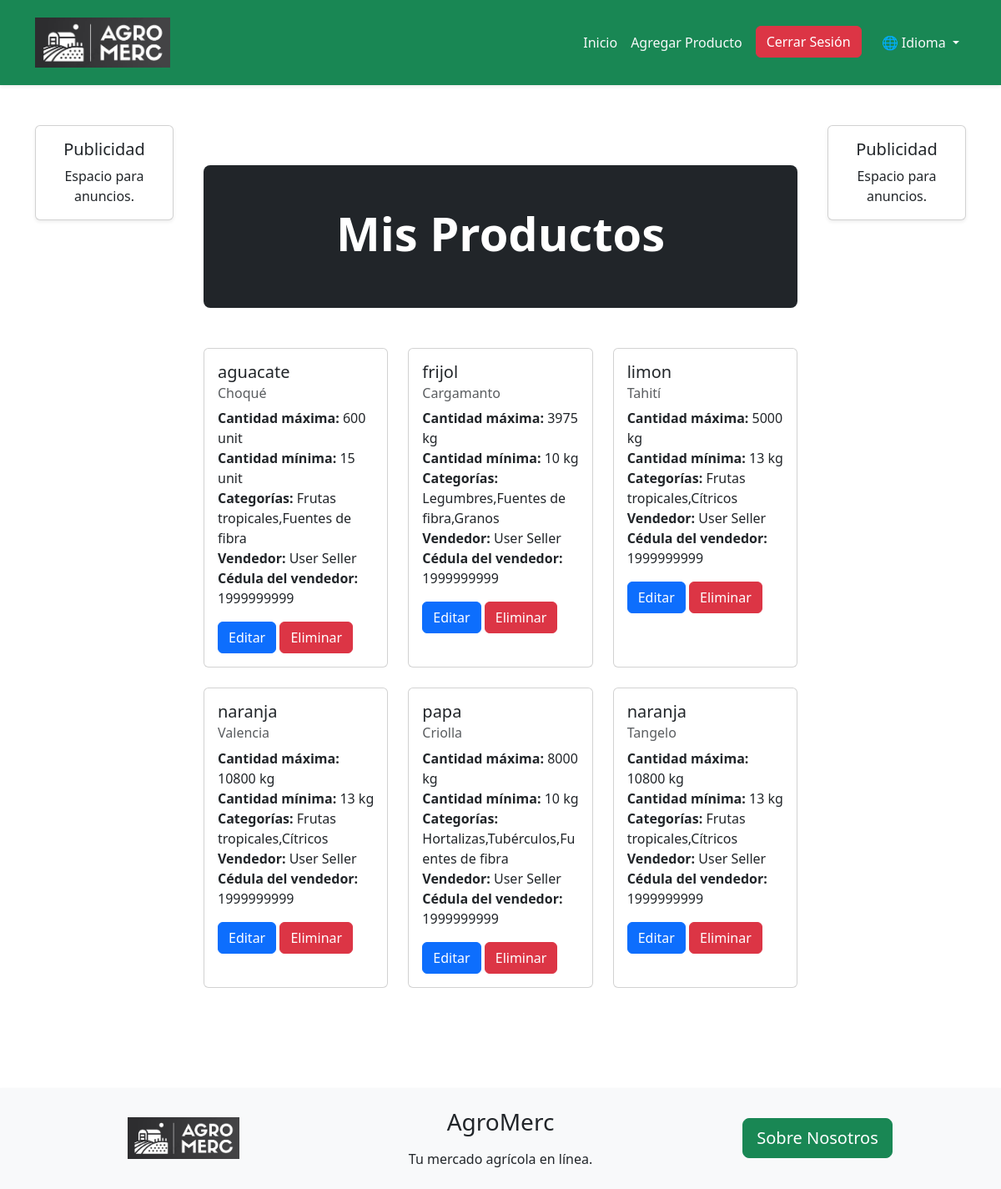
/myProducts/ (signed in), run on an earlier commit of the app's database.
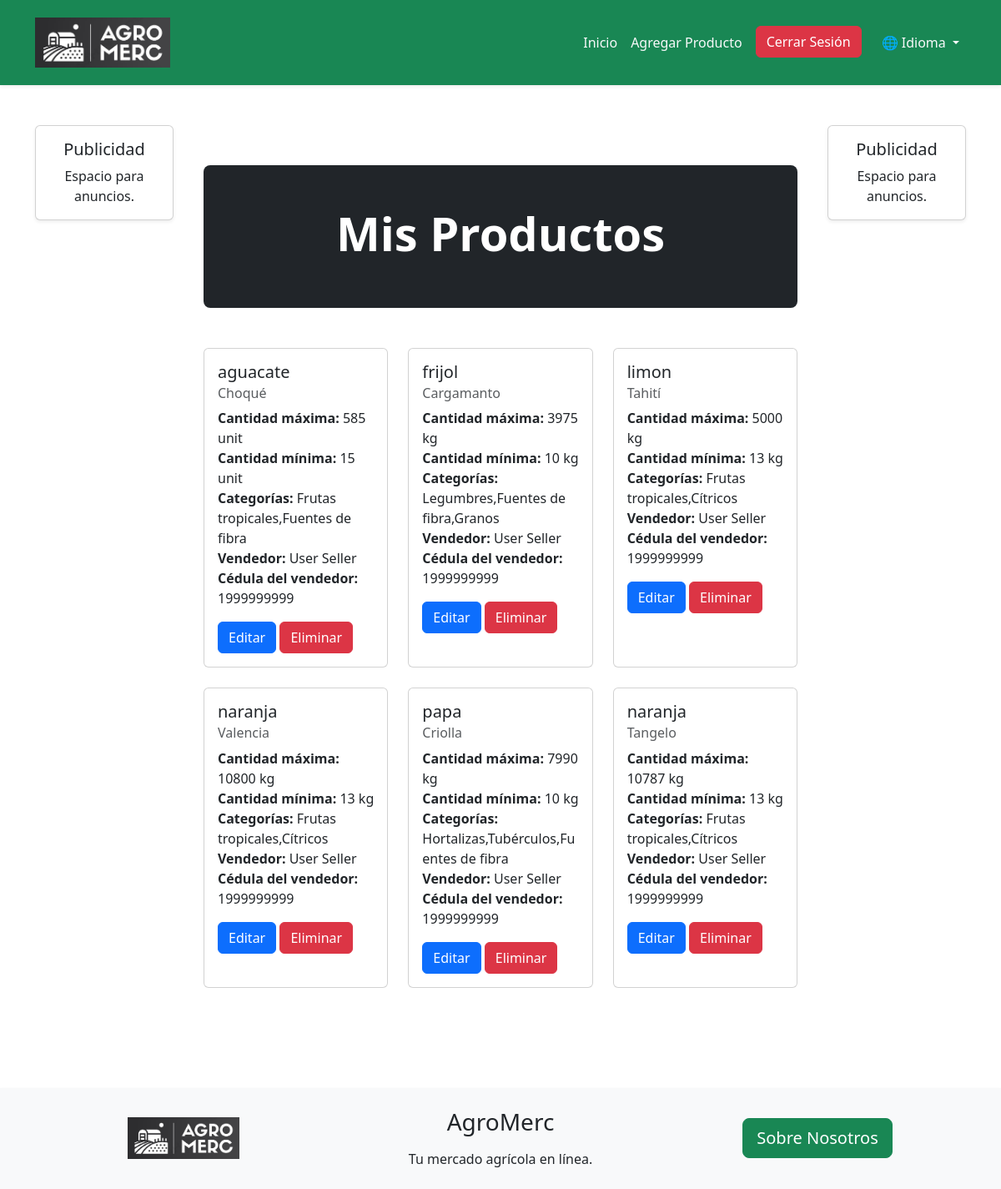
And on a later commit of the database.
### AgroMercApp/models.py (models this page shows, shortened)
class ProductModel(models.Model):
    PRODUCTS_NAME_CHOICES = [
        ('aguacate', 'Aguacate'),
        ('banana', 'Banano'),
        ('brocoli', 'Brócoli'),
        ('cafe', 'Café'),
        ('cebolla_cabezona', 'Cebolla Cabezona'),
        ('cebolla_larga', 'Cebolla Larga'),
        ('coliflor', 'Coliflor'),
        ('frijol', 'Frijol'),
        ('guayaba', 'Guayaba'),
        ('lechuga', 'Lechuga'),
        ('limon', 'Limón'),
        ('lulo', 'Lulo'),
        ('maiz', 'Maíz'),
        ('mango', 'Mango'),
        ('maracuya', 'Maracuyá'),
        ('naranja', 'Naranja'),
        ('papa', 'Papa'),
        ('papaya', 'Papaya'),
        ('platano', 'Platano'),
        ('piña', 'Piña'),
        ('sandia', 'Sandía'),
        ('tomate', 'Tomate'),
        ('yuca', 'Yuca'),
        ('zanahoria', 'Zanahoria')
    ]
    UNITS_CHOICES = (
        ('kg', 'Kilogramos'),
        ('lb', 'Libras'),
        ('unit', 'Unidades'),
    )
    productName = models.CharField(max_length=30,choices=PRODUCTS_NAME_CHOICES, verbose_name='Nombre del Producto')
    specificName = models.CharField(max_length=100, verbose_name='Nombre Específico')
    maxQuantity = models.IntegerField(verbose_name='Cantidad Máxima')
    minQuantity = models.IntegerField(verbose_name='Cantidad Mínima')
    unit = models.CharField(max_length=10, choices=UNITS_CHOICES, verbose_name='Unidad de Medida')
    seller = models.ForeignKey(settings.AUTH_USER_MODEL, on_delete=models.CASCADE,verbose_name='Vendedor')
    sellerId = models.CharField(max_length=10,verbose_name='Cedula del Vendedor')
    categories = models.CharField(max_length=100, verbose_name='Categorías')
    pricePeerUnit = models.DecimalField(max_digits=10, decimal_places=2, verbose_name='Precio por Unidad',default=1000)

class UserModel(AbstractUser):
    USER_TYPE_CHOICES = (
        ('buyer', 'Comprador'),
        ('seller', 'Vendedor'),
    )
    fullname = models.CharField(max_length=100, verbose_name='Nombres Completos')
    fullLastName = models.CharField(max_length=100, verbose_name='Apellidos Completos')
    idNumber = models.CharField(max_length=20, verbose_name='Número de Cédula')
    phoneNumber = models.CharField(max_length=12, verbose_name='Número de Teléfono')
    userType = models.CharField(max_length=10, choices=USER_TYPE_CHOICES, verbose_name='Tipo de Usuario', default='buyer')

### AgroMercApp/views.py (the view)
# urls.py: path('myProducts/', MyProductsView.as_view(), name='myProducts'),
class MyProductsView(LoginRequiredMixin, ListView):
    model = ProductModel
    template_name = 'pages/store/products/myProducts.html'
    context_object_name = 'products'
    def get_queryset(self):
        return ProductModel.objects.filter(seller=self.request.user)

### AgroMercApp/templates/pages/store/products/myProducts.html (shortened to what this page needs)
{% extends "pages/base.html" %}
{% load i18n %}
{% block authenticated_links %}
<a class="nav-link btn btn-outline-dark text-light" href="{% url 'home' %}">{% trans "Inicio" %}</a>
<a class="nav-link btn btn-outline-dark text-light" href="{% url 'createProduct' %}">{% trans "Agregar Producto" %}</a>
{% endblock %}
{% block content %}
<div class="container py-5">
    <div class="row">
        <div class="col-12">
            <div class="h-100 p-5 text-center text-white bg-dark rounded-3">
                <h1 class="display-4 fw-bold">{% trans "Mis Productos" %}</h1>
            </div>
        </div>
    </div>
    <div class="row mt-5">
        {% for product in products %}
        <div class="col-md-4 mb-4">
            <div class="card h-100">
                <div class="card-body">
                    <h5 class="card-title">{{ product.productName }}</h5>
                    <h6 class="card-subtitle mb-2 text-muted">{{ product.specificName }}</h6>
                    <p class="card-text">
                        <strong>{% trans "Cantidad máxima" %}:</strong> {{ product.maxQuantity }} {{ product.unit }}<br>
                        <strong>{% trans "Cantidad mínima" %}:</strong> {{ product.minQuantity }} {{ product.unit }}<br>
                        <strong>{% trans "Categorías" %}:</strong> {{ product.categories }}<br>
                        <strong>{% trans "Vendedor" %}:</strong> {{ product.seller.fullname }} {{ product.seller.fullLastName }}<br>
                        <strong>{% trans "Cédula del vendedor" %}:</strong> {{ product.sellerId }}
                    </p>
                    <a href="{% url 'editProduct' product.pk %}" class="btn btn-primary">{% trans "Editar" %}</a>
                    <a href="{% url 'deleteProduct' product.pk %}" class="btn btn-danger">{% trans "Eliminar" %}</a>
                </div>
            </div>
        </div>
        {% empty %}
        <div class="col-12">
            <div class="alert alert-info" role="alert">
                {% trans "No tienes productos registrados." %}
            </div>
        </div>
        {% endfor %}
    </div>
</div>
{% endblock %}

### AgroMercApp/templates/pages/base.html (shortened to what this page needs)
{% load static %}
{% load i18n %}
<!DOCTYPE html>
<html lang="{{ LANGUAGE_CODE }}">
<head>
    <link
        href="https://cdn.jsdelivr.net/npm/bootstrap@5.3.0/dist/css/bootstrap.min.css"
        rel="stylesheet">
    <link href="{% static 'styles/app.css' %}" rel="stylesheet" />
</head>
<body>
    <header>
        <nav class="navbar navbar-expand-lg navbar-dark bg-success py-3 shadow-sm">
            <div class="container">
                <a class="navbar-brand d-flex align-items-center" href="{% url 'AgroMerc' %}">
                    <img src="{% static 'images/AgroMerc.jpg' %}" alt="AgroMerc" class="img-fluid me-2" style="max-height: 60px;">
                </a>
                <div class="collapse navbar-collapse" id="navbarNavAltMarkup">
                    <div class="navbar-nav ms-auto">
                        {% if user.is_authenticated %}
                            {% block authenticated_links %}
                            {% endblock authenticated_links %}
                            <form action="{% url 'signOut' %}" method="post" class="d-inline">
                                <button type="submit" class="btn btn-danger ms-2">{% trans "Cerrar Sesión" %}</button>
                            </form>
                        {% endif %}
                        <div class="nav-item dropdown ms-3">
                            {% get_current_language as LANGUAGE_CODE %}
                            {% get_available_languages as LANGUAGES %}
                            {% get_language_info_list for LANGUAGES as languages %}
                            <a class="nav-link dropdown-toggle btn btn-outline-dark text-light" href="#" id="languageDropdown" role="button" data-bs-toggle="dropdown" aria-expanded="false">
                                🌐 {% trans "Idioma" %}
                            </a>
                        </div>
                    </div>
                </div>
            </div>
        </nav>
    </header>
    <main class="container my-5">
        <div class="row">
            <div class="col-md-2 d-none d-md-block">
                <div class="card shadow-sm">
                    <div class="card-body text-center">
                        <h5 class="card-title">{% trans "Publicidad" %}</h5>
                        <p class="card-text">{% trans "Espacio para anuncios." %}</p>
                    </div>
                </div>
            </div>
            <div class="col-md-8">
                {% block content %}{% endblock content %}
            </div>
            <div class="col-md-2 d-none d-md-block">
                <div class="card shadow-sm">
                    <div class="card-body text-center">
                        <h5 class="card-title">{% trans "Publicidad" %}</h5>
                        <p class="card-text">{% trans "Espacio para anuncios." %}</p>
                    </div>
                </div>
            </div>
        </div>
    </main>
    <footer class="bg-light py-4 shadow-sm">
        <div class="container">
            <div class="row align-items-center">
                <div class="col-md-4 text-center">
                    <img src="{% static 'images/AgroMerc.jpg' %}" alt="AgroMerc" class="img-fluid" style="max-height: 50px;">
                </div>
                <div class="col-md-4 text-center">
                    <h3 class="mb-3">AgroMerc</h3>
                    <p class="mb-0">{% trans "Tu mercado agrícola en línea." %}</p>
                </div>
                <div class="col-md-4 text-center">
                    <a href="{% url 'AgroMerc' %}" class="btn btn-success btn-lg">
                        {% trans "Sobre Nosotros" %}
                    </a>
                </div>
            </div>
        </div>
    </footer>
</body>
</html>

What changed in the data, as far as the page shows it:
changed ProductModel "aguacate": maxQuantity "600" → "585"
changed ProductModel "papa": maxQuantity "8000" → "7990"
changed ProductModel "Tangelo": maxQuantity "10800" → "10787"
